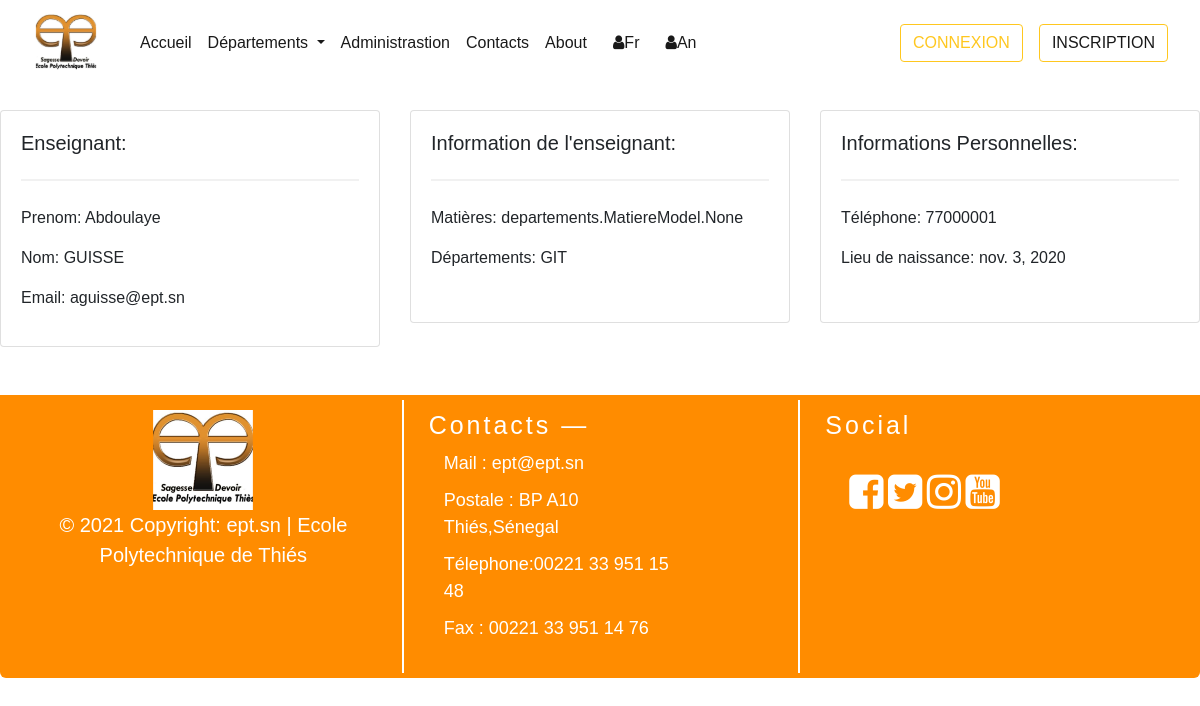
Page /fr/departements/git/1/ on the committed database.
### departements/models.py (models this page shows, shortened)
class Utilisateur(models.Model):  # COMM0N
    first_name = models.CharField(max_length=300, null=True)
    last_name = models.CharField(max_length=300, null=True)
    mail_user =  models.EmailField(max_length=300, null= True)
    class Meta:
        abstract = True

class EnseignantModel(Utilisateur):  # TEACHER
    CATEGORY = (
            ('GIT', 'GIT'),
            ('GEM', 'GEM'),
            ('GC', 'GC'),
            ('AERO', 'AERO'),
            ('TC', 'TC'),
            ('----', '----')
        )
    contact_prof = models.CharField(max_length=150)
    date_adhesion = models.DateField(null= True)
    chef_departement = models.BooleanField(default=False)
    departements = models.ManyToManyField(DepartementModel)
    matieres = models.ManyToManyField(MatiereModel)
    chief = models.CharField(max_length = 200, null = True, choices = CATEGORY)
    class Meta :
        verbose_name = "Enseignant"

### departements/views.py (the view)
# urls.py: path("departements/git/<int:id>/", enseignant_git_details, name = "enseignant_git_details"),
def enseignant_git_details(request, id):
    profs = EnseignantModel.objects.filter(departements = 1) #1 represent
    profs = profs.get(id = id)
    context = {
            "profs": profs,
            }
    return render(request, "departements/enseignant_details.html", context)

### templates/departements/enseignant_details.html (shortened to what this page needs)
{% extends "home/base.html" %}
{% load i18n%}
{% block content %}
<br>
<div class="row">
    <div class="col-md">
        <div class="card card-body" >
            <h5>{% trans 'Enseignant' %}:</h5>
            <hr>
            <p>{% trans 'Prenom' %}: {{ profs.first_name }}</p>
            <p>{% trans 'Nom' %}: {{ profs.last_name }} </p>
            <p>{% trans 'Email' %}: {{ profs.mail_user }} </p>
        </div>
    </div>
    <div class="col-md">
        <div class="card card-body">
            <h5>{% trans "Information de l'enseignant" %}:</h5>
            <hr>
            <p>{% trans 'Matières' %}: {{ profs.matieres }}</p>
            <p>{% trans 'Chef département' %}: {{ profs.chief }}</p>
        </div>
    </div>
    <div class="col-md">
        <div class="card card-body">
            <h5>{% trans 'Informations Personnelles' %}:</h5>
            <hr>
            <p>{% trans 'Téléphone' %}: {{ profs.contact_prof }}</p>
            <p>{% trans 'Lieu de naissance' %}: {{ profs.date_adhesion }}</p>
        </div>
    </div>
</div>
<br>
<br>
{% endblock %}

### static/css/style.css (style rules this page uses)
hr { border: 1px solid #f1f1f1; margin-bottom: 25px; }

### templates/home/connexion.html (style rules this page uses)
body { font-family: Arial, Helvetica, sans-serif; }

### rows in the picture
EnseignantModel: first_name "Abdoulaye", last_name "GUISSE", mail_user "aguisse@ept.sn", matieres "departements.MatiereModel.None", chief "GIT", contact_prof "77000001", date_adhesion "nov. 3, 2020"
